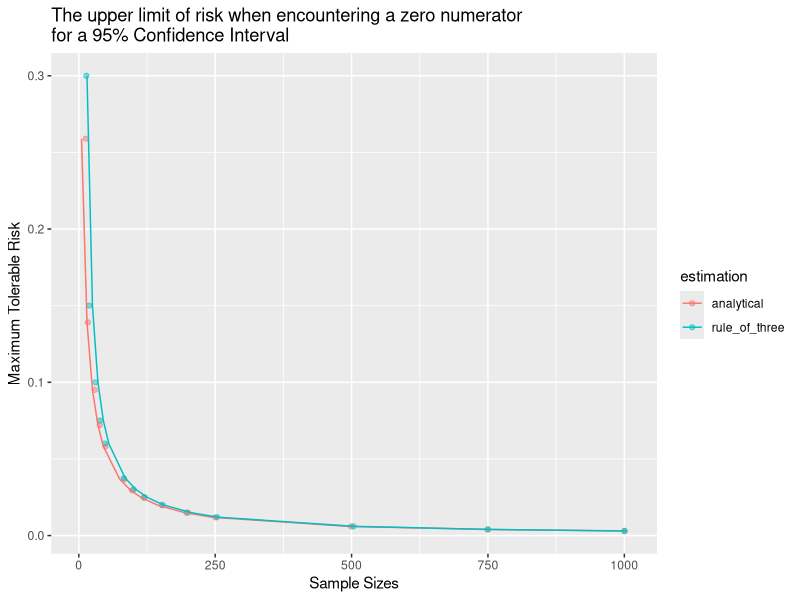

R code for this plot:
###Rule of 3
# Suppose you encounter a zero numerator in a study, e.g. in a trial of a drug that reports its side effects.
# How do you estimate the p? It is impossible in the absence of a probability, but what you can estimate
# is the upper CI for this, that is the maximum theoretical value that would be obtained in the long run
#, i.. after repeated samplings within the 95% of the sample. 

library(tidyverse)

n <-  c(10,20, 30, 40, 50,  80, 100, 120, 150, 200, 250,500,750, 1000) # these are the sample sizes

p_max_risk <- 0.05 # this is the confidence interval you want to have

# (n choose k)* p^k*(1-p)^n-k is the Bernoulli function for binary events , but since k = 0 it simplifies to

# (1-p)^n    This is the equation from the simplified Bernoulli function

# (1-p)^n = p_max_risk This is what needs to be satisfied to find the p at max risk, e.g. 0.05

# 1-p = p_max_risk^(1/n) which can be re-written as this

# p = 1- p_max_risk^(1/n)  and ends up like this

p = 1- p_max_risk^(1/n) # this is the one to get

p



# you can verify the values in this vector in the following way: for this rate of events, i.e. zero at each 
# of the sample sizes and for each p-value contained in the vector, the output should be 0.05 when 
# plugged into the binomial formula. Here is the test.
pbinom(0, n,p) # where n is the sample sizes above, and p the values for max risk.


### now calculate the above using the rule of three

rule_three  <- 3/n # this is the rule of three
rule_three 

### now plot all this

# first create teh dataframe
risk_sample_size <- data.frame( max_risk = c(p, rule_three), sample_size = c(n, n), estimation = factor(
                                  rep(c("analytical", "rule_of_three" ), each = length(n))))


# plot
risk_sample_size %>% 
  ggplot(aes(x = sample_size, y = max_risk))  +
  geom_jitter(aes(colour = estimation), alpha = 0.5)+
  geom_line(aes(colour = estimation), position=position_dodge(width=20.0))+
  xlab("Sample Sizes")+
  ylab("Maximum Tolerable Risk")+
  ggtitle(paste0("The upper limit of risk when encountering a zero numerator \nfor a ", 100*(1-p_max_risk), 
                 "% ", "Confidence Interval"))

  
  




